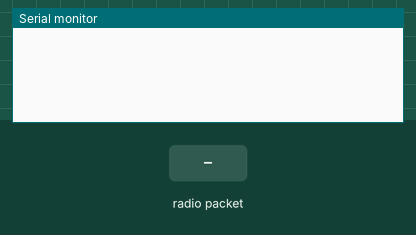
Simulated run of this sketch. Board: ESP32. On the bench: the last lines printed to the serial monitor. The test bench sets the inputs (shaded band).

Above: at 1.2 s.
1.3 s: radio packet "1" arrives
At 2.5 s:
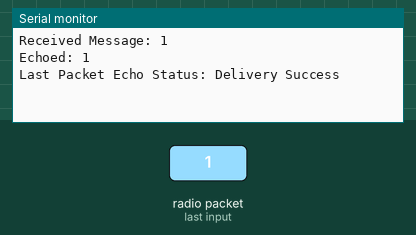
2.8 s: radio packet "0" arrives
At 3.9 s:
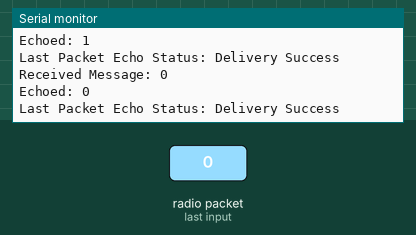
4.3 s: radio packet "2" arrives
At 5.0 s:
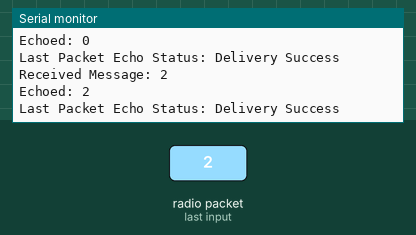

Measured:
- after the input at 1.3 s, the serial monitor: prints a new line after 0.05 s (image 1)
- after the input at 2.8 s, the serial monitor: prints a new line after 0.05 s (image 2)
- after the input at 4.3 s, the serial monitor: prints a new line after 0.05 s (image 3)

The sketch:

receiver.ino
```cpp
#include <esp_now.h>
#include <WiFi.h>

// Store sender MAC address on first reception
uint8_t senderAddress[6];
bool senderKnown = false;

void OnDataSent(const uint8_t *mac_addr, esp_now_send_status_t status) {
  Serial.print("Last Packet Echo Status: ");
  Serial.println(status == ESP_NOW_SEND_SUCCESS ? "Delivery Success" : "Delivery Fail");
}

void OnDataRecv(const uint8_t *mac_addr, const uint8_t *incomingData, int len) {
  String msg = "";
  for (int i = 0; i < len; i++) msg += (char)incomingData[i];
  Serial.print("Received Message: ");
  Serial.println(msg);

  if (!senderKnown) {
    memcpy(senderAddress, mac_addr, 6);
    esp_now_peer_info_t peerInfo = {};
    memcpy(peerInfo.peer_addr, senderAddress, 6);
    peerInfo.channel = 0;
    peerInfo.encrypt = false;
    if (esp_now_add_peer(&peerInfo) != ESP_OK) {
      Serial.println("Failed to add sender as peer");
    } else {
      senderKnown = true;
    }
  }
  // Echo message back to sender
  esp_err_t result = esp_now_send(senderAddress, incomingData, len);
  if (result == ESP_OK) {
    Serial.print("Echoed: ");
    Serial.println(msg);
  } else {
    Serial.println("Error echoing message");
  }
}

void setup() {
  Serial.begin(115200);
  WiFi.mode(WIFI_STA);

  // Init ESP-NOW
  if (esp_now_init() != ESP_OK) {
    Serial.println("Error initializing ESP-NOW");
    return;
  }

  esp_now_register_send_cb(OnDataSent);
  esp_now_register_recv_cb(OnDataRecv);
}

void loop() {
  // Nothing needed in loop
}
```
